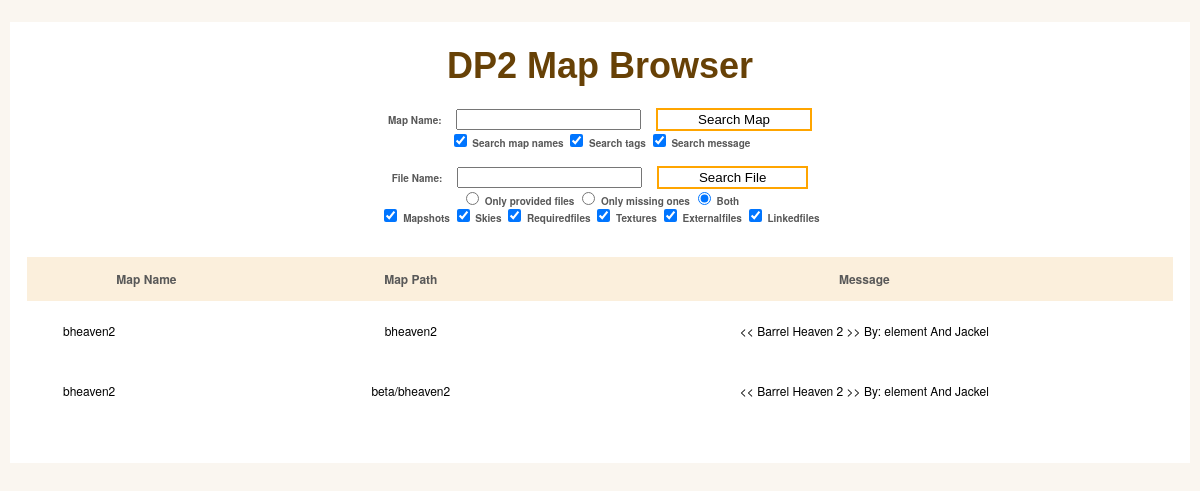
Screenshot of /map_browser.php?mapname=bheaven2 with the database file from the repository.
### tables this page shows
CREATE TABLE maps (
                                        map_id integer PRIMARY KEY,
                                        map_name text NOT NULL,
                                        map_path text NOT NULL,
                                        message text
                                    );

### map_browser.php (the view, shortened to what this page needs)
<head>
    <link rel="stylesheet" type="text/css" href="map_browser.css">
</head>
<body>
    <div id="wrapper">
        <h1>DP2 Map Browser</h1>
        <form action="map_browser.php" method="get">
            <label for="mapname">Map Name: </label>
            <input type="text" name="mapname">
            <input type="submit" value="Search Map">
            <br>
            <label><input type="checkbox" name="name" value="1" checked="true"/> Search map names</label>
            <label><input type="checkbox" name="tags" value="1" checked="true"/> Search tags</label>
            <label><input type="checkbox" name="message" value="1" checked="true"/> Search message</label>
        </form>
        <form action="file_browser.php" method="get">
            <label for="mapname">File Name: </label>
            <input type="text" name="mapname">
            <input type="submit" value="Search File">
            <br>
            <label><input type="radio" id="option2" name="provided" value="1"/> Only provided files</label>
            <label><input type="radio" id="option3"name="provided" value="-1"/> Only missing ones</label>
            <label><input type="radio" id="option4" name="provided" value="0" checked="true"/> Both</label>
            <br>
            <label><input type="checkbox" name="mapshot" value="1" checked="true"/> Mapshots</label>
            <label><input type="checkbox" name="sky" value="1" checked="true"/> Skies</label>
            <label><input type="checkbox" name="requiredfile" value="1" checked="true"/> Requiredfiles</label>
            <label><input type="checkbox" name="texture" value="1" checked="true"/> Textures</label>
            <label><input type="checkbox" name="externalfile" value="1" checked="true"/> Externalfiles</label>
            <label><input type="checkbox" name="linkedfile" value="1" checked="true"/> Linkedfiles</label>
        </form>
        <table class="sortable maplist_table" id="keywords" cellspacing="0" cellpadding="0">
            <thead>
                <tr>
                    <th class="sorttable_alpha sort"><span>Map Name</span></th>
                    <th class="sorttable_alpha"><span>Map Path</span></th>
                    <th class="sorttable_alpha"><span>Message</span></th>
                </tr>
            </thead>
            <tbody class="hoverthing">
                <?php
$db = new SQLite3("sqlite_mapdata.db");
$categories = array();
if (count($categories) == 0){
$query_string = "SELECT * FROM maps where map_path like :mapname or message like :mapname or map_id in (select map_id from tags where tag_name like :mapname)";
} else {
$query_string = "select * from maps where ".$categories[0];
    foreach ($categories as $idx => $category){
        if ($idx < 1) continue;
        $query_string.=" or ".$category;
    }
}
$stmt = $db->prepare($query_string);
$stmt->bindValue(':mapname', "%".$_GET["mapname"]."%", SQLITE3_TEXT);
$mapdata = $stmt->execute();
while ($row = $mapdata->fetchArray()) {
    $link = "map_detail.php?mapid=".$row["map_id"];
    echo "<tr>";
    echo "<td class='lalign'><a href='".$link."'><div style='height:100%;width:100%'>", $row["map_name"],"</div></a></td>";
    echo "<td><a href='".$link."'><div style='height:100%;width:100%'>", $row["map_path"],"</div></a></td>";
    echo "<td><a href='".$link."'><div style='height:100%;width:100%'>", $row["message"],"</div></a></td>";
    echo "</tr>";
}
                ?>
            </tbody>
        </table>
    </div>
</body>

### map_browser.css (style rules this page uses)
html, body, div, span, applet, object, iframe, h1, h2, h3, h4, h5, h6, p, blockquote, pre, a, abbr, acronym, address, big, cite, code, del, dfn, em, img, ins, kbd, q, s, samp, small, strike, strong, sub, sup, tt, var, b, u, i, center, dl, dt, dd, ol, ul, li, fieldset, form, label, legend, table, caption, tbody, tfoot, thead, tr, th, td, article, aside, canvas, details, embed, figure, figcaption, footer, header, hgroup, menu, nav, output, ruby, section, summary, time, mark, audio, video { margin: 0; padding: 0; border: 0; font-size: 100%; font: inherit; vertical-align: baseline; outline: none; -webkit-font-smoothing: antialiased; -webkit-text-size-adjust: 100%; -ms-text-size-adjust: 100%; -webkit-box-sizing: border-box; -moz-box-sizing: border-box; box-sizing: border-box; }
body { background: #faf6f0; font-family: 'Helvetica Neue', Helvetica, Arial, sans-serif; font-size: 62.5%; line-height: 1; color: #585858; padding: 22px 10px; padding-bottom: 55px; }
input, textarea { -webkit-font-smoothing: antialiased; -webkit-text-size-adjust: 100%; -ms-text-size-adjust: 100%; -webkit-box-sizing: border-box; -moz-box-sizing: border-box; box-sizing: border-box; outline: none; }
table { border-collapse: collapse; border-spacing: 0; }
form { margin-top: 2vh; }
form > input { margin-left: 1vw; }
form > input[type='submit'] { background:white; outline: none; border:2px solid orange; padding: 2px 40px; cursor: pointer; }
form label { font-weight:bold; }
h1 { font-family: 'Amarante', Tahoma, sans-serif; font-weight: bold; font-size: 3.6em; margin-bottom: 3vh; margin-top: 2vh; color: rgb(103, 65, 6); text-align: center; }
#wrapper { display: block; max-width:1200px; background: #fff; margin: 0 auto; position: relative; padding: 10px 17px; text-align: center; }
#keywords { margin: 0 auto; font-size: 1.2em; margin-bottom: 4vh; margin-top:4vh; background: rgb(250, 246, 240); width: 100%; }
#keywords thead { cursor: pointer; background: #fbefdc; }
#keywords thead tr th { font-weight: bold; padding: 2vh 1vw; }
#keywords tbody tr { color: #555; }
#keywords tbody tr td { text-align: center; padding: 2vw 3vw; }
.maplist_table tbody tr td { padding: 0 !important; }
.maplist_table tbody tr td a { padding: 2vw 3vw; display: block; }
#keywords tbody tr td.lalign { text-align: left; }
.hoverthing { width: 100%; border-collapse:collapse; }
.hoverthing tr { background: #ffffff; }
a { color: #000000; text-decoration: none; }

### rows the page displays
maps: map_name "bheaven2", map_path "bheaven2", message "<< Barrel Heaven 2 >> By: element And Jackel"
maps: map_name "bheaven2", map_path "beta/bheaven2", message "<< Barrel Heaven 2 >> By: element And Jackel"
